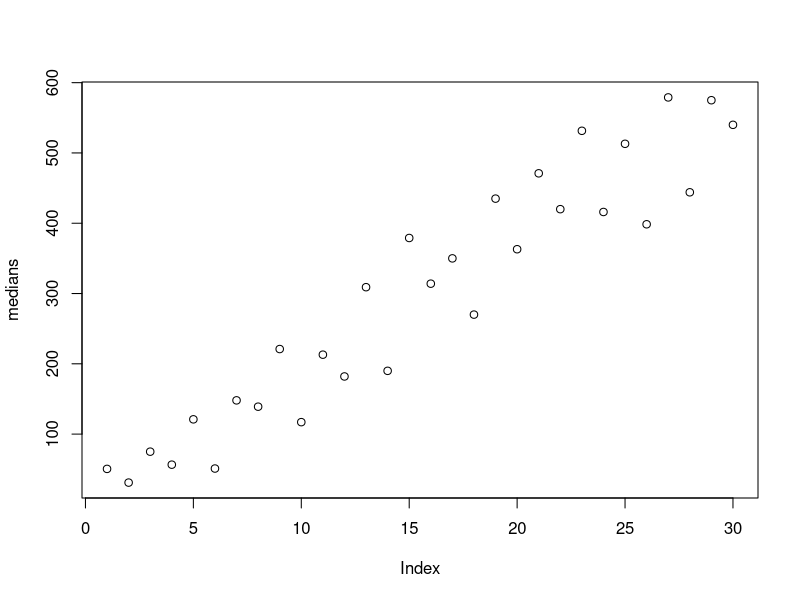
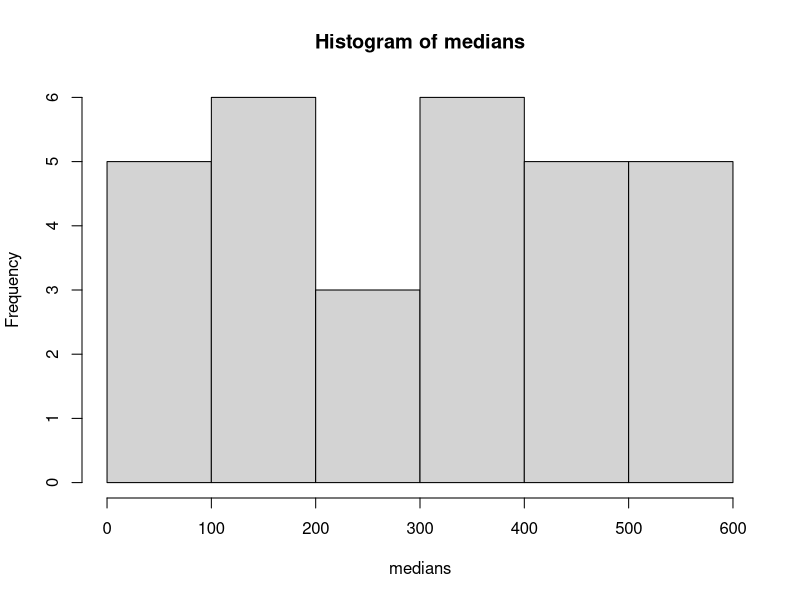
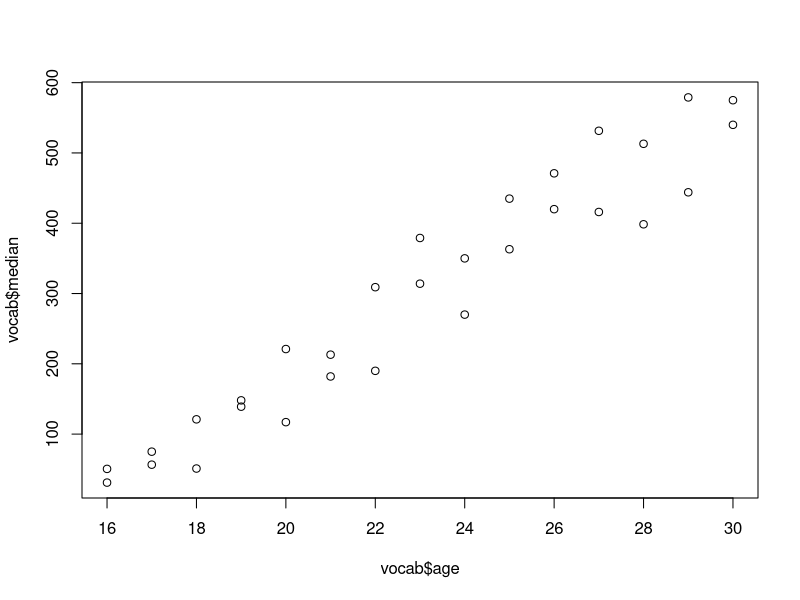
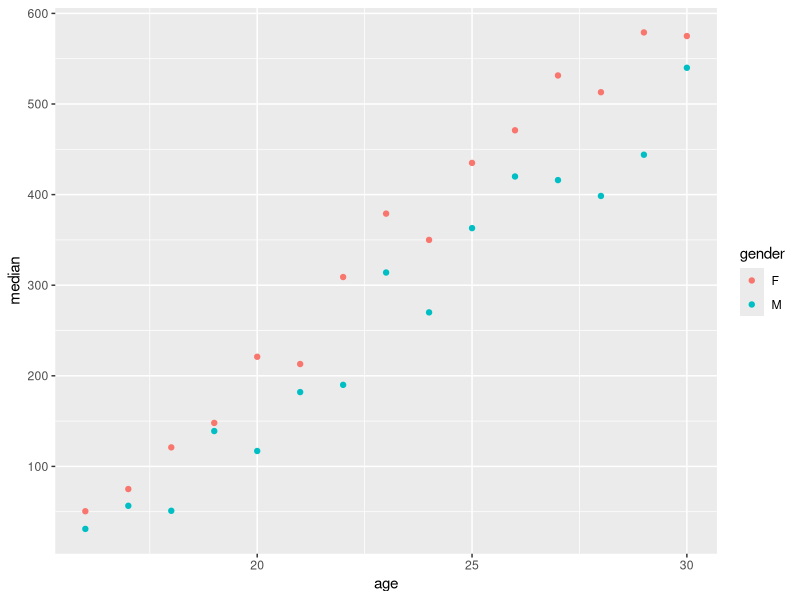
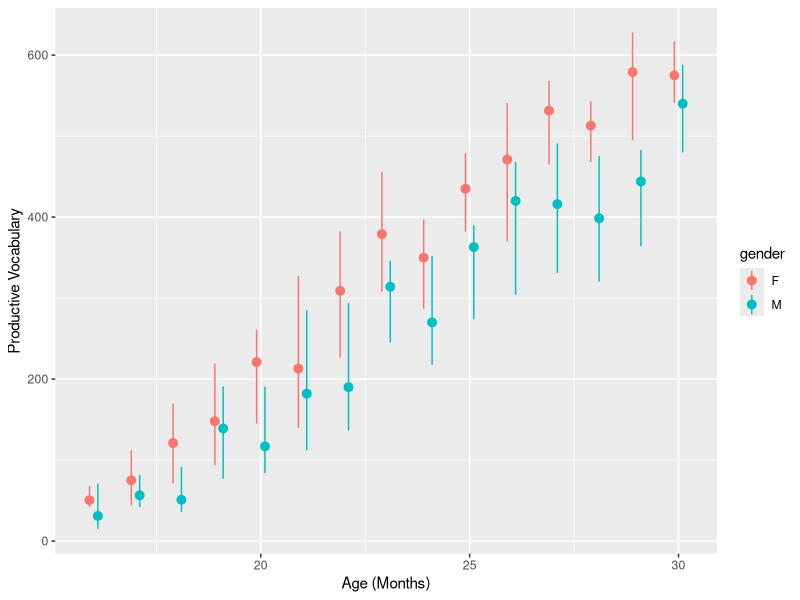
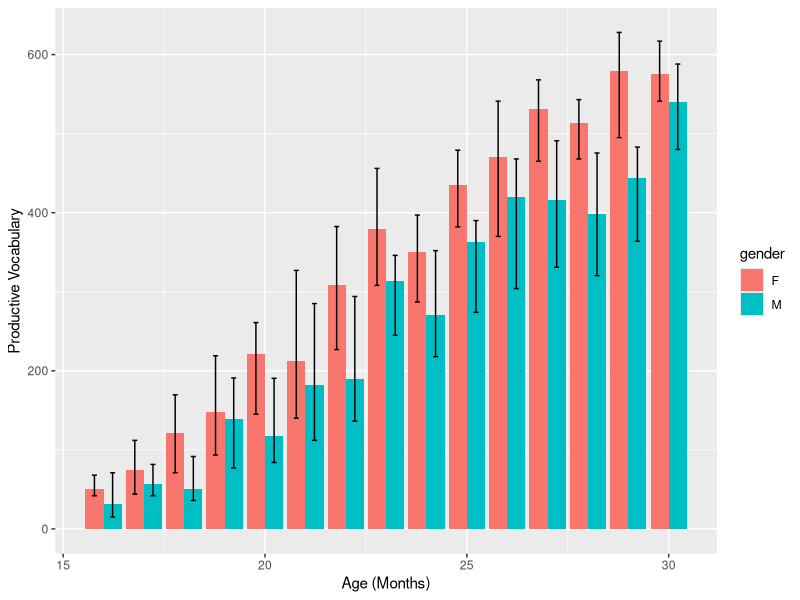
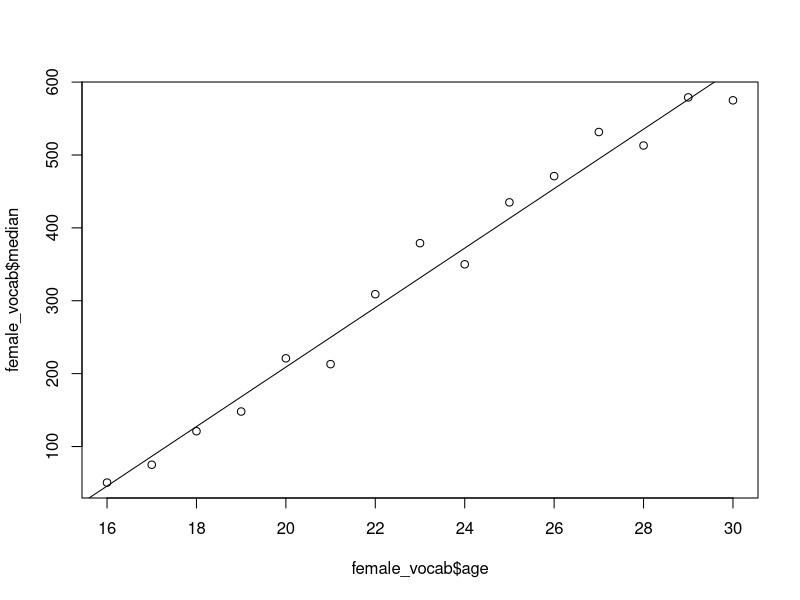
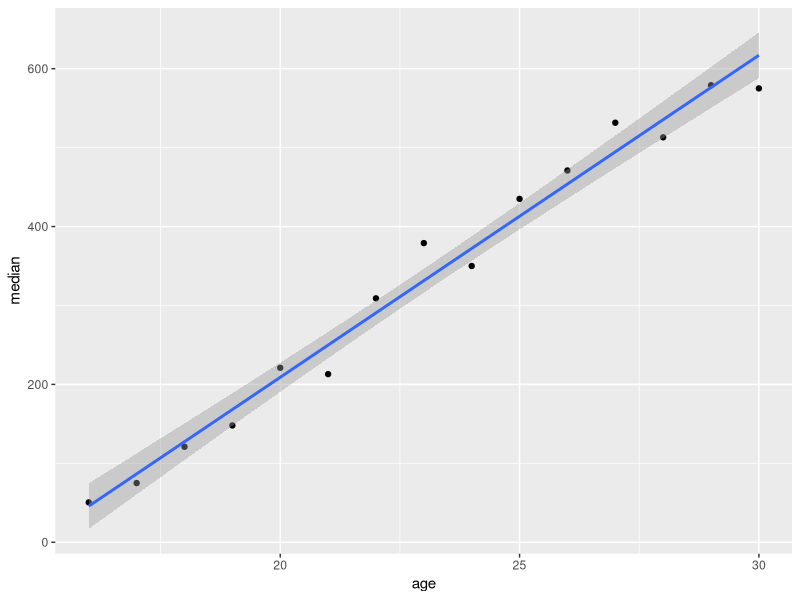

The R source for these figures, in order:
## ---- chunk 1
# commented out because I already have these
# install.packages('reshape2','dplyr','ggplot2','lme4','lmerTest')

library(ggplot2)
## ---- chunk 2
vocab <- read.csv('data-vocab.csv')
## ---- chunk 3
summary(vocab)
## ---- chunk 4
vocab <- vocab[, c(2:7)]
summary(vocab)
## ---- chunk 5
medians <- vocab[, 'median']
## ---- chunk 6
vocab[c(1:5), ]
vocab[c(1,2,3,4,5), ]
## ---- chunk 7
vocab[5, 'gender']
vocab[c(1:5), c('age','gender')]
## ---- chunk 8
vocab[which(vocab$gender == 'F'), ]
vocab[which(vocab$gender == 'F' & vocab$age == 17), ]
vocab[which(vocab$age == 18 | vocab$age == 17), ]
vocab[which(vocab$age > 16 & vocab$age < 19), ]
## ---- chunk 9
vocab[which(vocab$gender == 'F' & vocab$age == 17), 'median'] <- 1000
vocab[which(vocab$gender == 'F' & vocab$age == 17), ] # now shows 1000

vocab[which(vocab$gender == 'F' & vocab$age == 17), c('median','ci.h')] <- c(1000,NA)

# reset it now...
vocab[which(vocab$gender == 'F' & vocab$age == 17), c('median','ci.h')] <- c(75,37)
## ---- chunk 10
medians
## ---- chunk 11
medians + 2
medians*4
(medians^2) / 4
log(medians)
exp(medians)
sqrt(medians)
## ---- chunk 12
mean(medians)
var(medians)
sqrt(var(medians))
sd(medians)
length(medians)

length(vocab)
nrow(vocab)
ncol(vocab)
## ---- chunk 13
z_scores <- (medians - mean(medians)) / sd(medians)
z_scores

# compare to R's functions for z-score scaling...
z_scores <- scale(medians,center=T,scale=T)
## ---- chunk 14
paste('this','is','a','sentence',sep=' ')
paste('median: ',medians,sep='')
## ---- chunk 15
# vector * integer
medians * rnorm(1, 0, 1)

# vector * vector
medians * rnorm(length(medians), 0, 1)
## ---- chunk 16
plot(medians)
hist(medians)
plot(vocab$age, vocab$median)
## ---- chunk 17
ggplot(vocab, aes(x=age, y=median, color=gender)) +
        geom_point()

ggplot(vocab, aes(x=age, y=median, color=gender)) +
        geom_pointrange(aes(min=median-ci.l, max=median+ci.h), position=position_dodge(.4)) +
        labs(x="Age (Months)", y="Productive Vocabulary")

ggplot(vocab, aes(x=age, y=median, fill=gender)) +
        geom_bar(stat='identity', position=position_dodge()) +
        geom_errorbar(aes(ymax=median+ci.h, ymin=median-ci.l), position=position_dodge(.9), width=0.25) +
        labs(x="Age (Months)", y="Productive Vocabulary")
## ---- chunk 18
female_vocab <- vocab[which(vocab$gender == 'F'), c('age','median')]
female_vocab 
## ---- chunk 19
plot(female_vocab$age, female_vocab$median)

# add a line of best fit
abline(lm(female_vocab$median ~ female_vocab$age))
## ---- chunk 20
ggplot(female_vocab, aes(x=age, y=median)) +
                                  geom_point() +
                                  stat_smooth(method="lm")
## ---- chunk 21
cor(female_vocab$age, female_vocab$median)
## ---- chunk 22
cor.test(female_vocab$age, female_vocab$median)
## ---- chunk 23
cor_output <- cor.test(female_vocab$age, female_vocab$median)

# useful command to show the available data in any variable
str(cor_output)

cor_output$p.value
cor_output$statistic

# also:
names(cor_output)
cor_output$conf.int

# round the p-value:
cor_output$p.value
round(cor_output$p.value, 3)

# how much variance does this account for (e.g., R-squared, R^2)?
cor_output$estimate^2
## ---- chunk 24
class(cor_output)
## ---- chunk 25
print(cor_output)
## ---- chunk 26
t.test(rnorm(30,5,5), rnorm(30,10,5))
## ---- chunk 27
t.test(rnorm(30,5,5), rnorm(30,10,5), var.equal=T)
## ---- chunk 28
t.test(rnorm(30,5,5), rnorm(30,10,5), paired=T)
t.test(rnorm(30,5,5), rnorm(30,10,5), alt='less',var.equal=T) # by default: 'two.sided'
## ---- chunk 29
class(t.test(rnorm(30,5,5), rnorm(30,10,5), var.equal=T))
## ---- chunk 30
write.csv(female_vocab, 'data-vocab-females.csv')
## ---- chunk 31
ls()
rm(list=ls())
